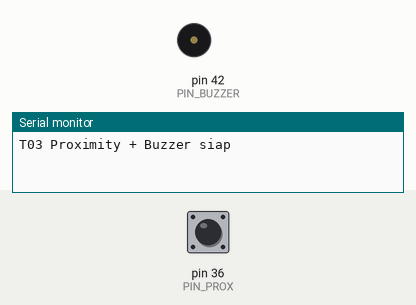
This sketch was run on a simulated Arduino Mega 2560, built with avr-gcc and run on an emulated ATmega2560. On the bench: buzzer (waves = sounding, pin HIGH), the last lines printed to the serial monitor. The inputs (shaded band) are chosen by the test bench; at power-on: pin 36 (PIN_PROX) HIGH.

Above: at 1.2 s.
1.3 s: pin 36 (PIN_PROX) pulled LOW for 0.15 s
At 1.37 s:
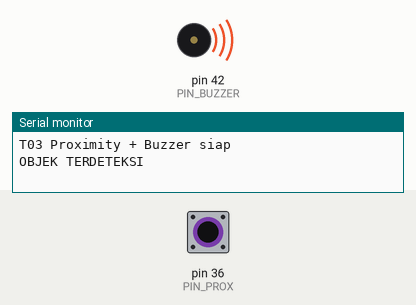
2.9 s: pin 36 (PIN_PROX) pulled LOW for 3.2 s
At 6.9 s:
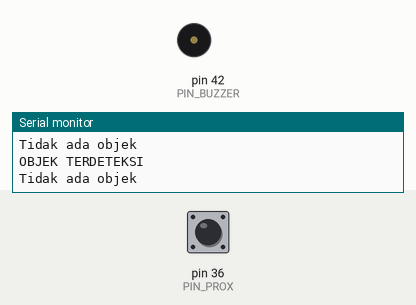
Timing chart, 0 to 8.4 s (numbered marks = the images above; inputs shaded):
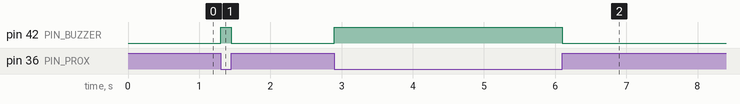

Measured:
- after the input at 1.3 s, pin 42 (PIN_BUZZER): LOW → HIGH at once, → LOW 0.15 s later
- after the input at 2.9 s, pin 42 (PIN_BUZZER): LOW → HIGH at once, → LOW 3.2 s later

The sketch:

T03_Proximity_Buzzer.ino
```cpp
/*
 * T03 - Proximity sensor + Buzzer
 * Proximity : pin 36, INPUT_PULLUP (asumsi output NPN open-collector:
 *             LOW = objek terdeteksi). Ubah DETECT_LEVEL jika berlawanan.
 * Buzzer    : pin 42 (opsional)
 * PERINGATAN: jika sensor tipe PNP (output = tegangan supply 6-36 V),
 *             JANGAN langsung ke pin Mega. Pakai pembagi tegangan/optocoupler.
 */
const uint8_t PIN_PROX   = 36;
const uint8_t PIN_BUZZER = 42;
const uint8_t DETECT_LEVEL = LOW;

void setup() {
  Serial.begin(115200);
  pinMode(PIN_PROX, INPUT_PULLUP);
  pinMode(PIN_BUZZER, OUTPUT);
  digitalWrite(PIN_BUZZER, LOW);
  Serial.println(F("T03 Proximity + Buzzer siap"));
}

void loop() {
  static bool last = false;
  bool detected = (digitalRead(PIN_PROX) == DETECT_LEVEL);
  if (detected != last) {
    last = detected;
    Serial.println(detected ? F("OBJEK TERDETEKSI") : F("Tidak ada objek"));
    digitalWrite(PIN_BUZZER, detected ? HIGH : LOW);
  }
}
```
